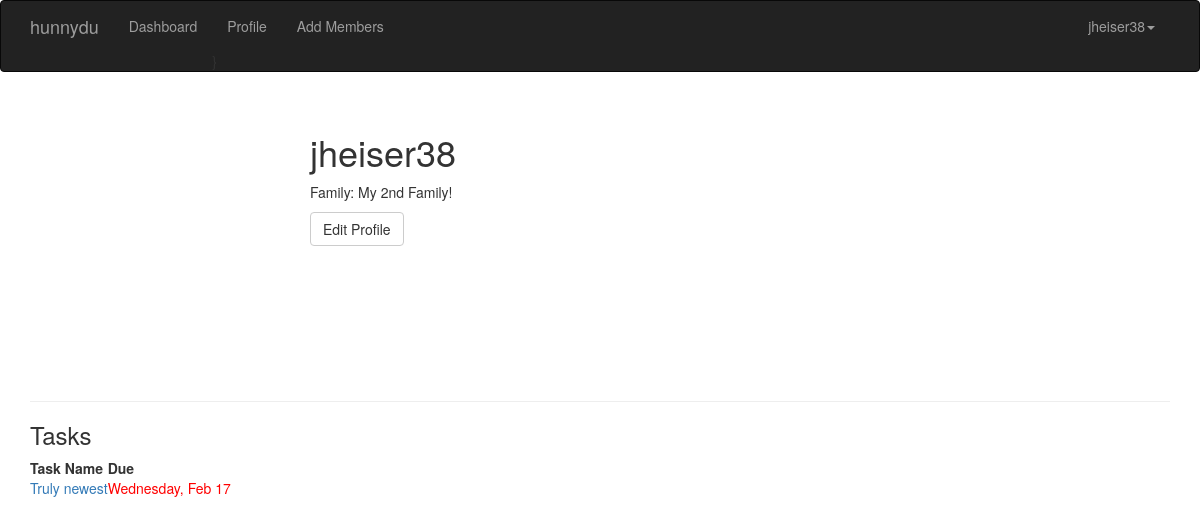
The app's page /user/1 (signed in), older data.
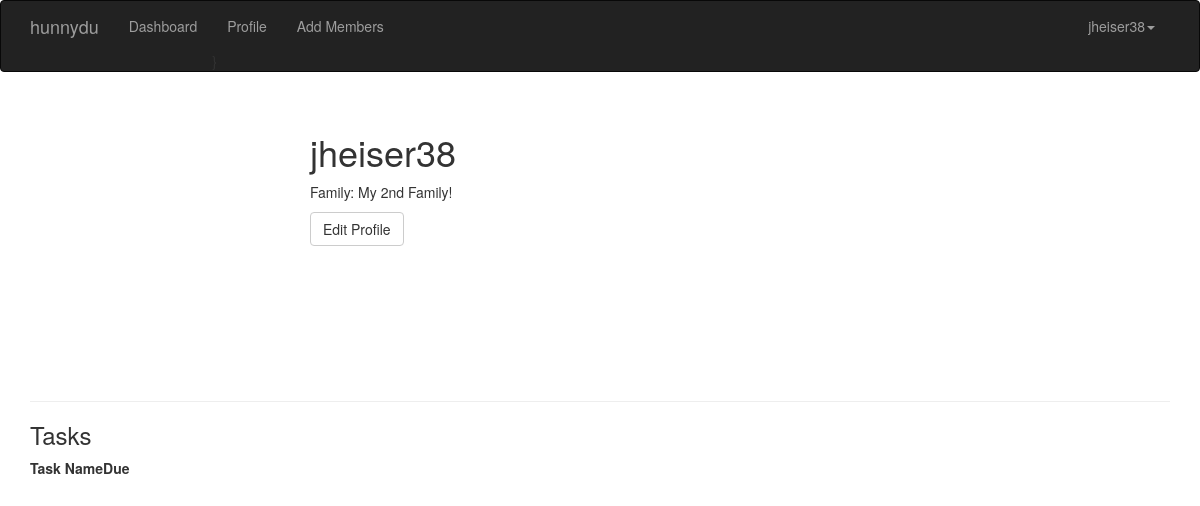
The same page, newer data.
### app/models.py (models this page shows, shortened)
class Task(db.Model):
    __tablename__='tasks'
    id = db.Column(db.Integer,primary_key=True)
    taskname = db.Column(db.String(64))
    period = db.Column(db.String(7))
    assigned_user_id = db.Column(db.Integer, db.ForeignKey('users.id'))
    next_due = db.Column(db.DateTime())
    subtasks = db.relationship('Subtask', backref='task',lazy='dynamic')

### app/main/views.py (the view)
@main.route('/user/<int:id>')
@login_required
def profile(id):
    user = User.query.get_or_404(id)
    return render_template('user.html',user = user,today=datetime.today())

### app/auth/views.py (called while the page is built)
@auth.before_app_request
def before_request():
    if current_user.is_authenticated:
        if not current_user.confirmed and \
            request.endpoint and \
            request.blueprint != 'auth' and \
            request.endpoint != 'static':
            return redirect(url_for('auth.unconfirmed'))

### app/main/__init__.py (called while the page is built)
@main.app_context_processor
def inject_permissions():
    return dict(Permission=Permission)

### app/models.py (called while the page is built)
@login_manager.user_loader
def load_user(user_id):
    return User.query.get(int(user_id))

    def has_permission(self,perm):
        return self.permissions & perm == perm

    def can(self,perm):
        return self.role is not None and self.role.has_permission(perm)

    def is_administrator(self):
        return self.role.has_permission(Permission.ADMIN)

### app/templates/user.html (shortened to what this page needs)
{% extends "base.html" %}
{% import "bootstrap/wtf.html" as wtf %}
{% block page_content %}
<div class="page-header">
    <div class="profile-header">
        <h1>{{user.username}}</h1>
        <p>Family: {{user.family.family_name}}</p>
          {% if user == current_user %}
              <a class='btn btn-default' href="{{url_for('main.edit_profile')}}">
                Edit Profile
              </a>
          {% endif %}
    </div>
</div>
<h3> Tasks </h3>
<table>
  <thead><tr><th>Task Name</th><th>Due</th></tr></thead>
  {% for task in user.tasks %}
    <tr>
      <td>
        <a href="{{url_for('main.task',id=task.id)}}">{{task.taskname}}</a>
      </td>
      <td>
        {% if task.next_due.date() < today.date() %}
          <div style="color:red;">{{task.next_due.strftime("%A, %b %d")}}</div>
        {% else %}
          {{task.next_due.strftime("%A, %b %d")}}
        {% endif %}
      </td>
    </tr>
  {% endfor %}
</table>
{% endblock %}

Row changes from the older to the newer data that the page shows:
removed Task: taskname "Truly newest", next_due "Wednesday, Feb 17"
